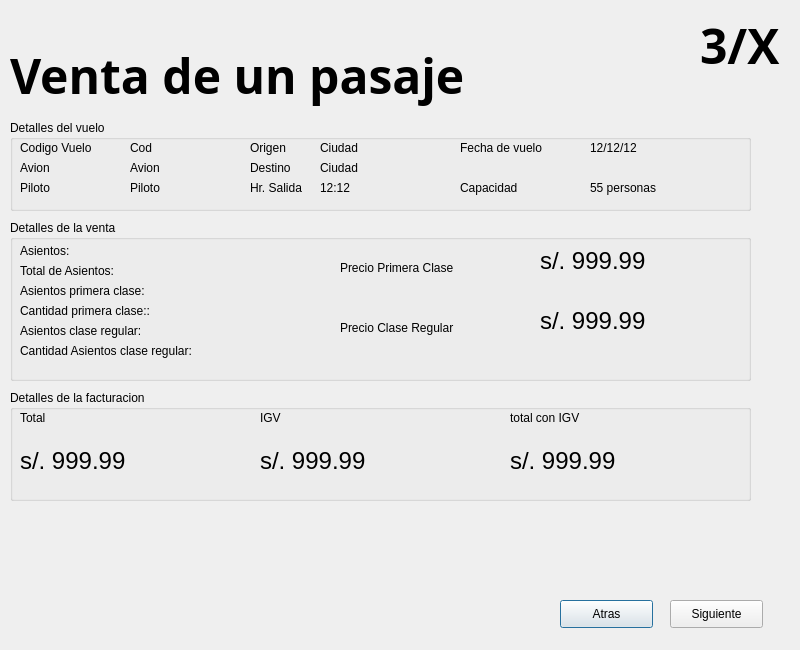
<?xml version="1.0" encoding="UTF-8"?>
<ui version="4.0">
 <class>ventas3</class>
 <widget class="QDialog" name="ventas3">
  <property name="geometry">
   <rect>
    <x>0</x>
    <y>0</y>
    <width>800</width>
    <height>650</height>
   </rect>
  </property>
  <property name="windowTitle">
   <string>Dialog</string>
  </property>
  <widget class="QPushButton" name="pushButton_2">
   <property name="geometry">
    <rect>
     <x>560</x>
     <y>600</y>
     <width>93</width>
     <height>28</height>
    </rect>
   </property>
   <property name="text">
    <string>Atras</string>
   </property>
  </widget>
  <widget class="QGroupBox" name="groupBox_3">
   <property name="geometry">
    <rect>
     <x>10</x>
     <y>390</y>
     <width>741</width>
     <height>111</height>
    </rect>
   </property>
   <property name="title">
    <string>Detalles de la facturacion</string>
   </property>
   <widget class="QLabel" name="label_27">
    <property name="geometry">
     <rect>
      <x>10</x>
      <y>20</y>
      <width>55</width>
      <height>16</height>
     </rect>
    </property>
    <property name="text">
     <string>Total</string>
    </property>
   </widget>
   <widget class="QLabel" name="label_28">
    <property name="geometry">
     <rect>
      <x>250</x>
      <y>20</y>
      <width>55</width>
      <height>16</height>
     </rect>
    </property>
    <property name="text">
     <string>IGV</string>
    </property>
   </widget>
   <widget class="QLabel" name="label_29">
    <property name="geometry">
     <rect>
      <x>500</x>
      <y>20</y>
      <width>201</width>
      <height>16</height>
     </rect>
    </property>
    <property name="text">
     <string>total con IGV</string>
    </property>
   </widget>
   <widget class="QLabel" name="label_30">
    <property name="geometry">
     <rect>
      <x>10</x>
      <y>50</y>
      <width>131</width>
      <height>41</height>
     </rect>
    </property>
    <property name="font">
     <font>
      <pointsize>18</pointsize>
     </font>
    </property>
    <property name="text">
     <string>s/. 999.99</string>
    </property>
   </widget>
   <widget class="QLabel" name="label_31">
    <property name="geometry">
     <rect>
      <x>250</x>
      <y>50</y>
      <width>131</width>
      <height>41</height>
     </rect>
    </property>
    <property name="font">
     <font>
      <pointsize>18</pointsize>
     </font>
    </property>
    <property name="text">
     <string>s/. 999.99</string>
    </property>
   </widget>
   <widget class="QLabel" name="label_32">
    <property name="geometry">
     <rect>
      <x>500</x>
      <y>50</y>
      <width>131</width>
      <height>41</height>
     </rect>
    </property>
    <property name="font">
     <font>
      <pointsize>18</pointsize>
     </font>
    </property>
    <property name="text">
     <string>s/. 999.99</string>
    </property>
   </widget>
  </widget>
  <widget class="QLabel" name="label">
   <property name="geometry">
    <rect>
     <x>10</x>
     <y>40</y>
     <width>561</width>
     <height>71</height>
    </rect>
   </property>
   <property name="font">
    <font>
     <family>Source Sans Pro Black</family>
     <pointsize>36</pointsize>
     <weight>75</weight>
     <bold>true</bold>
    </font>
   </property>
   <property name="text">
    <string>Venta de un pasaje</string>
   </property>
  </widget>
  <widget class="QPushButton" name="pushButton">
   <property name="geometry">
    <rect>
     <x>670</x>
     <y>600</y>
     <width>93</width>
     <height>28</height>
    </rect>
   </property>
   <property name="text">
    <string>Siguiente</string>
   </property>
  </widget>
  <widget class="QLabel" name="label_2">
   <property name="geometry">
    <rect>
     <x>700</x>
     <y>10</y>
     <width>131</width>
     <height>71</height>
    </rect>
   </property>
   <property name="font">
    <font>
     <family>Source Sans Pro Black</family>
     <pointsize>36</pointsize>
     <weight>75</weight>
     <bold>true</bold>
    </font>
   </property>
   <property name="text">
    <string>3/X</string>
   </property>
  </widget>
  <widget class="QGroupBox" name="groupBox_2">
   <property name="geometry">
    <rect>
     <x>10</x>
     <y>220</y>
     <width>741</width>
     <height>161</height>
    </rect>
   </property>
   <property name="title">
    <string>Detalles de la venta</string>
   </property>
   <widget class="QLabel" name="label_33">
    <property name="geometry">
     <rect>
      <x>10</x>
      <y>20</y>
      <width>221</width>
      <height>21</height>
     </rect>
    </property>
    <property name="text">
     <string>Asientos:</string>
    </property>
   </widget>
   <widget class="QLabel" name="label_34">
    <property name="geometry">
     <rect>
      <x>10</x>
      <y>40</y>
      <width>221</width>
      <height>21</height>
     </rect>
    </property>
    <property name="text">
     <string>Total de Asientos:</string>
    </property>
   </widget>
   <widget class="QLabel" name="label_35">
    <property name="geometry">
     <rect>
      <x>10</x>
      <y>60</y>
      <width>221</width>
      <height>21</height>
     </rect>
    </property>
    <property name="text">
     <string>Asientos primera clase:</string>
    </property>
   </widget>
   <widget class="QLabel" name="label_36">
    <property name="geometry">
     <rect>
      <x>10</x>
      <y>80</y>
      <width>221</width>
      <height>21</height>
     </rect>
    </property>
    <property name="text">
     <string>Cantidad primera clase::</string>
    </property>
   </widget>
   <widget class="QLabel" name="label_37">
    <property name="geometry">
     <rect>
      <x>10</x>
      <y>120</y>
      <width>221</width>
      <height>21</height>
     </rect>
    </property>
    <property name="text">
     <string>Cantidad Asientos clase regular:</string>
    </property>
   </widget>
   <widget class="QLabel" name="label_38">
    <property name="geometry">
     <rect>
      <x>10</x>
      <y>100</y>
      <width>221</width>
      <height>21</height>
     </rect>
    </property>
    <property name="text">
     <string>Asientos clase regular:</string>
    </property>
   </widget>
   <widget class="QLabel" name="label_39">
    <property name="geometry">
     <rect>
      <x>530</x>
      <y>20</y>
      <width>131</width>
      <height>41</height>
     </rect>
    </property>
    <property name="font">
     <font>
      <pointsize>18</pointsize>
     </font>
    </property>
    <property name="text">
     <string>s/. 999.99</string>
    </property>
   </widget>
   <widget class="QLabel" name="label_40">
    <property name="geometry">
     <rect>
      <x>530</x>
      <y>80</y>
      <width>131</width>
      <height>41</height>
     </rect>
    </property>
    <property name="font">
     <font>
      <pointsize>18</pointsize>
     </font>
    </property>
    <property name="text">
     <string>s/. 999.99</string>
    </property>
   </widget>
   <widget class="QLabel" name="label_41">
    <property name="geometry">
     <rect>
      <x>330</x>
      <y>40</y>
      <width>191</width>
      <height>16</height>
     </rect>
    </property>
    <property name="text">
     <string>Precio Primera Clase</string>
    </property>
   </widget>
   <widget class="QLabel" name="label_42">
    <property name="geometry">
     <rect>
      <x>330</x>
      <y>100</y>
      <width>191</width>
      <height>16</height>
     </rect>
    </property>
    <property name="text">
     <string>Precio Clase Regular</string>
    </property>
   </widget>
  </widget>
  <widget class="QGroupBox" name="groupBox">
   <property name="geometry">
    <rect>
     <x>10</x>
     <y>120</y>
     <width>741</width>
     <height>91</height>
    </rect>
   </property>
   <property name="title">
    <string>Detalles del vuelo</string>
   </property>
   <widget class="QLabel" name="label_43">
    <property name="geometry">
     <rect>
      <x>10</x>
      <y>20</y>
      <width>101</width>
      <height>16</height>
     </rect>
    </property>
    <property name="text">
     <string>Codigo Vuelo</string>
    </property>
   </widget>
   <widget class="QLabel" name="label_44">
    <property name="geometry">
     <rect>
      <x>10</x>
      <y>40</y>
      <width>101</width>
      <height>16</height>
     </rect>
    </property>
    <property name="text">
     <string>Avion</string>
    </property>
   </widget>
   <widget class="QLabel" name="label_45">
    <property name="geometry">
     <rect>
      <x>10</x>
      <y>60</y>
      <width>55</width>
      <height>16</height>
     </rect>
    </property>
    <property name="text">
     <string>Piloto</string>
    </property>
   </widget>
   <widget class="QLabel" name="label_46">
    <property name="geometry">
     <rect>
      <x>240</x>
      <y>20</y>
      <width>55</width>
      <height>16</height>
     </rect>
    </property>
    <property name="text">
     <string>Origen</string>
    </property>
   </widget>
   <widget class="QLabel" name="label_47">
    <property name="geometry">
     <rect>
      <x>240</x>
      <y>40</y>
      <width>55</width>
      <height>16</height>
     </rect>
    </property>
    <property name="text">
     <string>Destino</string>
    </property>
   </widget>
   <widget class="QLabel" name="label_48">
    <property name="geometry">
     <rect>
      <x>240</x>
      <y>60</y>
      <width>241</width>
      <height>16</height>
     </rect>
    </property>
    <property name="text">
     <string>Hr. Salida</string>
    </property>
   </widget>
   <widget class="QLabel" name="label_49">
    <property name="geometry">
     <rect>
      <x>450</x>
      <y>20</y>
      <width>131</width>
      <height>16</height>
     </rect>
    </property>
    <property name="text">
     <string>Fecha de vuelo</string>
    </property>
   </widget>
   <widget class="QLabel" name="label_50">
    <property name="geometry">
     <rect>
      <x>450</x>
      <y>60</y>
      <width>111</width>
      <height>16</height>
     </rect>
    </property>
    <property name="text">
     <string>Capacidad</string>
    </property>
   </widget>
   <widget class="QLabel" name="codVuelo_2">
    <property name="geometry">
     <rect>
      <x>120</x>
      <y>20</y>
      <width>55</width>
      <height>16</height>
     </rect>
    </property>
    <property name="text">
     <string>Cod</string>
    </property>
   </widget>
   <widget class="QLabel" name="codAvion_2">
    <property name="geometry">
     <rect>
      <x>120</x>
      <y>40</y>
      <width>55</width>
      <height>16</height>
     </rect>
    </property>
    <property name="text">
     <string>Avion</string>
    </property>
   </widget>
   <widget class="QLabel" name="codPiloto_2">
    <property name="geometry">
     <rect>
      <x>120</x>
      <y>60</y>
      <width>55</width>
      <height>16</height>
     </rect>
    </property>
    <property name="text">
     <string>Piloto</string>
    </property>
   </widget>
   <widget class="QLabel" name="Ciudadlbl_2">
    <property name="geometry">
     <rect>
      <x>310</x>
      <y>20</y>
      <width>55</width>
      <height>16</height>
     </rect>
    </property>
    <property name="text">
     <string>Ciudad</string>
    </property>
   </widget>
   <widget class="QLabel" name="ciudadlbl2_2">
    <property name="geometry">
     <rect>
      <x>310</x>
      <y>40</y>
      <width>55</width>
      <height>16</height>
     </rect>
    </property>
    <property name="text">
     <string>Ciudad</string>
    </property>
   </widget>
   <widget class="QLabel" name="horatmp_2">
    <property name="geometry">
     <rect>
      <x>310</x>
      <y>60</y>
      <width>55</width>
      <height>16</height>
     </rect>
    </property>
    <property name="text">
     <string>12:12</string>
    </property>
   </widget>
   <widget class="QLabel" name="fechtmp_2">
    <property name="geometry">
     <rect>
      <x>580</x>
      <y>20</y>
      <width>55</width>
      <height>16</height>
     </rect>
    </property>
    <property name="text">
     <string>12/12/12</string>
    </property>
   </widget>
   <widget class="QLabel" name="capacidad_2">
    <property name="geometry">
     <rect>
      <x>580</x>
      <y>60</y>
      <width>131</width>
      <height>16</height>
     </rect>
    </property>
    <property name="text">
     <string>55 personas</string>
    </property>
   </widget>
  </widget>
 </widget>
 <resources/>
 <connections/>
</ui>
